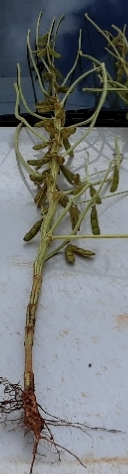
#> input picture src/server/imageRecognition/resources/rawData/01_SELECT21/043a64ac-fa77-42c8-a8c0-3d9868a55716_1.jpg, 128 x 474 px; its folder holds only this picture in this run
$ python -i image_treatment.py   (imports and definitions only)
#> lines starting #> are read from the running program, lines starting #| are printed output that depends on the picture
#> further down, picture is the input picture: shape (474, 128, 3); mean B, G, R 121.2, 119.4, 115.8
import os
import cv2
import numpy as np
from PIL import Image


def treat_images(folder_name):
    images_path = os.listdir(folder_name)

    for image_path in images_path:
        image_to_resize = cv2.imread(folder_name + "\\" + image_path)
        print(image_to_resize)
        equalize_histogram(image_to_resize)
        original_image_height, original_image_width = image_to_resize.shape[:2]

        blank_image = np.zeros((1100, 1100, 3), np.uint8)
        blank_image[:, :] = (0, 0, 0)
        blank_image_height, blank_image_width = blank_image.shape[:2]

        filled_image = blank_image.copy()

        y_offset = round((blank_image_height - original_image_height) / 2)
        x_offset = round((blank_image_width - original_image_width) / 2)

        filled_image[y_offset: y_offset + original_image_height, x_offset: x_offset + original_image_width]\
            = image_to_resize.copy()

        save(image_path, filled_image)


def equalize_histogram(image):
    # load the source image
    # img = cv2.imread('nature_org.jpg')
    img = image

    # convert it to grayscale
    img_yuv = cv2.cvtColor(img,cv2.COLOR_BGR2YUV)
#> img_yuv: shape (474, 128, 3); mean of channels 0, 1, 2 118.6, 129.2, 125.6

    # apply histogram equalization
    img_yuv[:,:,0] = cv2.equalizeHist(img_yuv[:,:,0])
#> img_yuv: shape (474, 128, 3); mean of channels 0, 1, 2 128, 129.2, 125.6
    hist_eq = cv2.cvtColor(img_yuv, cv2.COLOR_YUV2BGR)
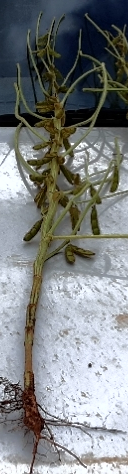
#> hist_eq: shape (474, 128, 3); mean B, G, R 130.1, 129, 125.2

    # display both images (original and equalized)
    cv2.imshow("equalizeHist", np.hstack((img, hist_eq)))
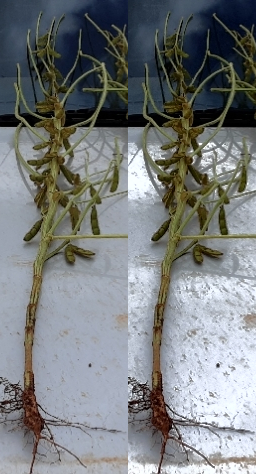
#> window 'equalizeHist': shape (474, 256, 3); mean B, G, R 125.6, 124.2, 120.5
    cv2.waitKey(0)


def resize(image):
    return image.resize((512, 512), Image.Resampling.LANCZOS)


def save(image_name, image):
    cv2.imwrite("../images/" + image_name, image)


# [1 line not run here, left out]

>>> import cv2
>>> picture = cv2.imread('../../rawData/01_SELECT21/043a64ac-fa77-42c8-a8c0-3d9868a55716_1.jpg')
>>> result = equalize_histogram(picture)

$ run again, on src/server/imageRecognition/resources/rawData/01_SELECT21/10b61a21-2854-43be-9035-c2f94ff7d651_1.jpg
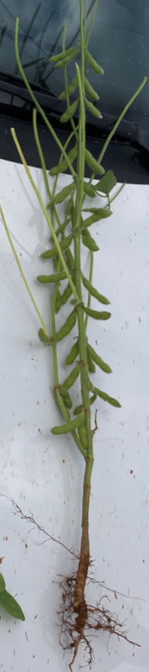
#> input picture src/server/imageRecognition/resources/rawData/01_SELECT21/10b61a21-2854-43be-9035-c2f94ff7d651_1.jpg, 149 x 672 px
#> picture is the input picture: shape (672, 149, 3); mean B, G, R 146, 147.3, 140.7
#> in equalize_histogram, `hist_eq = cv2.cvtColor(img_yuv, cv2.COLOR_YUV2BGR)`:
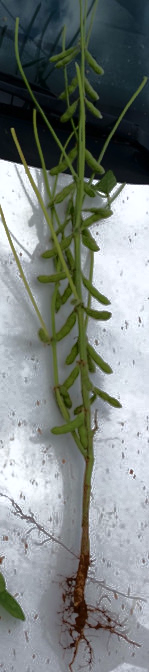
#> hist_eq: shape (672, 149, 3); mean B, G, R 128.7, 130.9, 123.8
#> in equalize_histogram, `cv2.imshow("equalizeHist", np.hstack((img, hist_eq)))`:
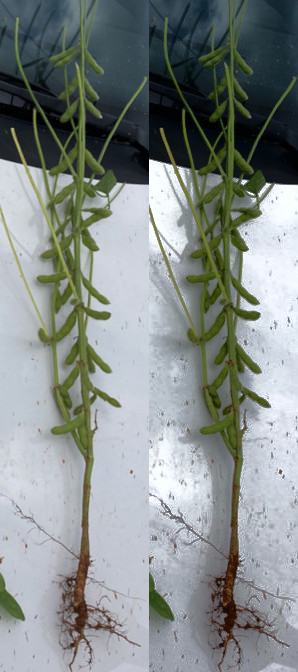
#> window 'equalizeHist': shape (672, 298, 3); mean B, G, R 137.4, 139.1, 132.2

$ run again, on src/server/imageRecognition/resources/rawData/01_SELECT21/17a9cbb9-7db0-4595-9fea-cbfe34f54451_1.jpg
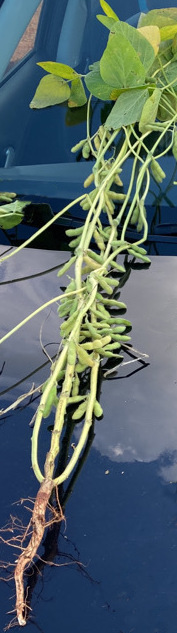
#> input picture src/server/imageRecognition/resources/rawData/01_SELECT21/17a9cbb9-7db0-4595-9fea-cbfe34f54451_1.jpg, 177 x 633 px
#> picture is the input picture: shape (633, 177, 3); mean B, G, R 103.4, 102.6, 84.9
#> in equalize_histogram, `hist_eq = cv2.cvtColor(img_yuv, cv2.COLOR_YUV2BGR)`:
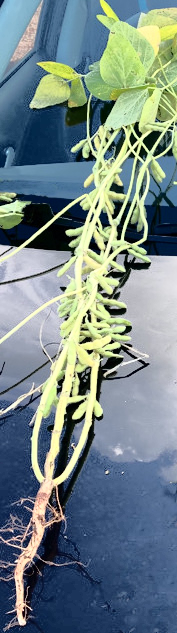
#> hist_eq: shape (633, 177, 3); mean B, G, R 134.4, 133.5, 115.8
#> in equalize_histogram, `cv2.imshow("equalizeHist", np.hstack((img, hist_eq)))`:
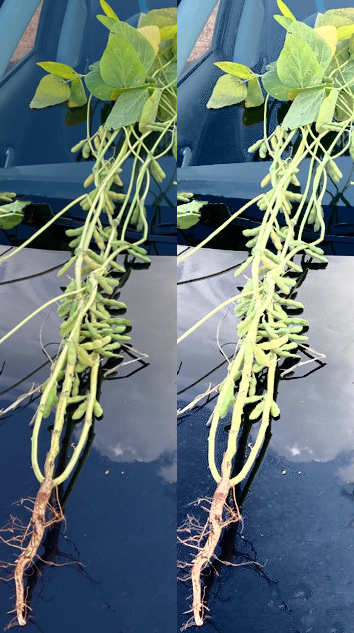
#> window 'equalizeHist': shape (633, 354, 3); mean B, G, R 118.9, 118, 100.3
